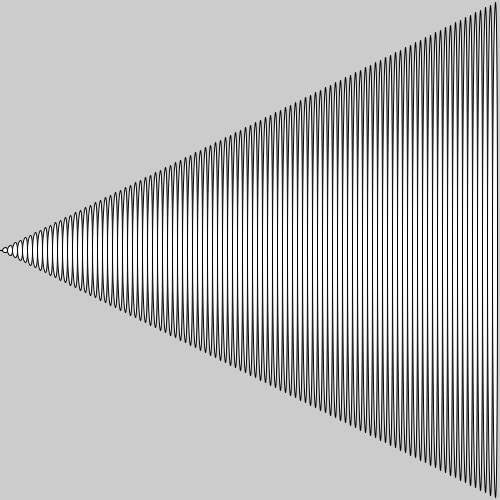
Frame 1 (no input)
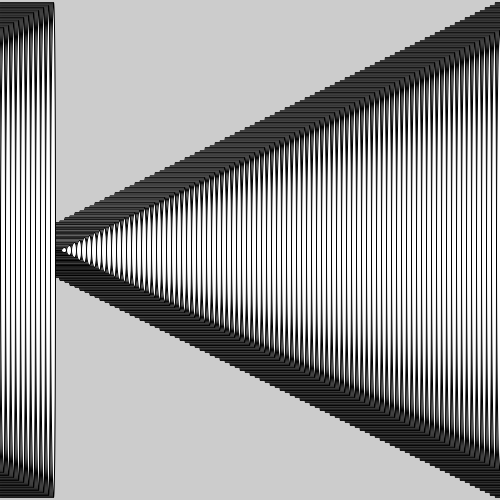
Frame 60 (the mouse pressed at the canvas centre just before this capture)
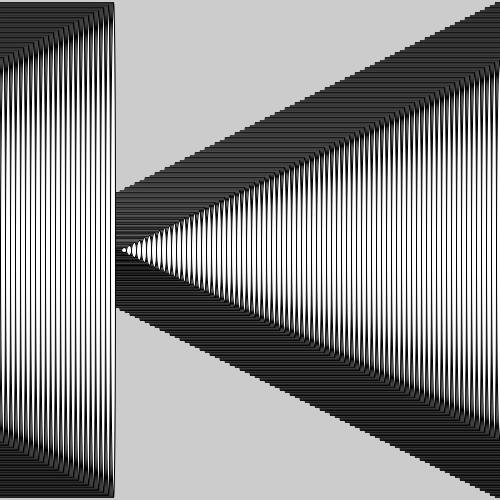
Frame 120 (the mouse held since frame 60 and released just before this capture)

The Processing sketch that drew these frames (run headless with seeded random() and noise(); from frame 60 on, the mouse is pressed at the canvas centre):

// Processing sketch: Revisit_Arrays
// ── Revisit_Arrays.pde
//int n1 =0;
//int n2=0;
//etc OR 
//int nums{0,0,0,0,0}; OR

int[] nums= new int[100];

void setup(){
  size(500,500);
  for (int i =0; i<100;i++){ //++ means add one not add itself
   nums[i] = int(map(i,0,100,0,width)); //map returns float so make it an int
  }
  
  //nums[1] = 10
  //you could manually put them in or...
  //int[] nums = {10,1000,9,-10,1};
}

void draw(){
  for (int i=0; i<100; i++){
  ellipse(nums[i], height/2,5,i*5);
  }
  
  for (int i=0; i<100;i++){
   nums[i]++; 
   if( nums[i] > width){
    nums[i] = 0; 
   }
  }
}
